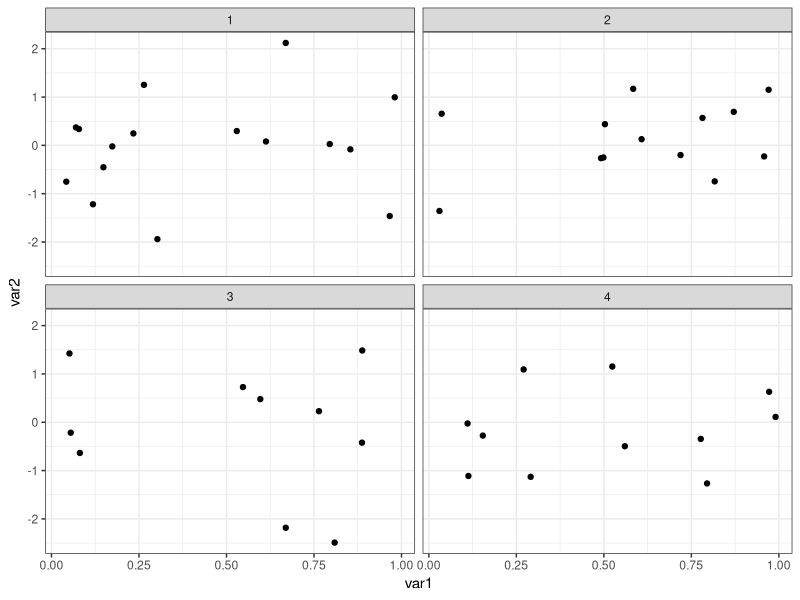

Write R code to recreate this figure.
library(ggplot2)
mydf <- data.frame(id = sample(1:4, 50, replace = TRUE), var1 = runif(50), var2 = rnorm(50))
ggplot(mydf, aes(x = var1, y = var2)) +
  theme_bw() +
  geom_point() + 
  facet_wrap(~ id)
View(mydf)
